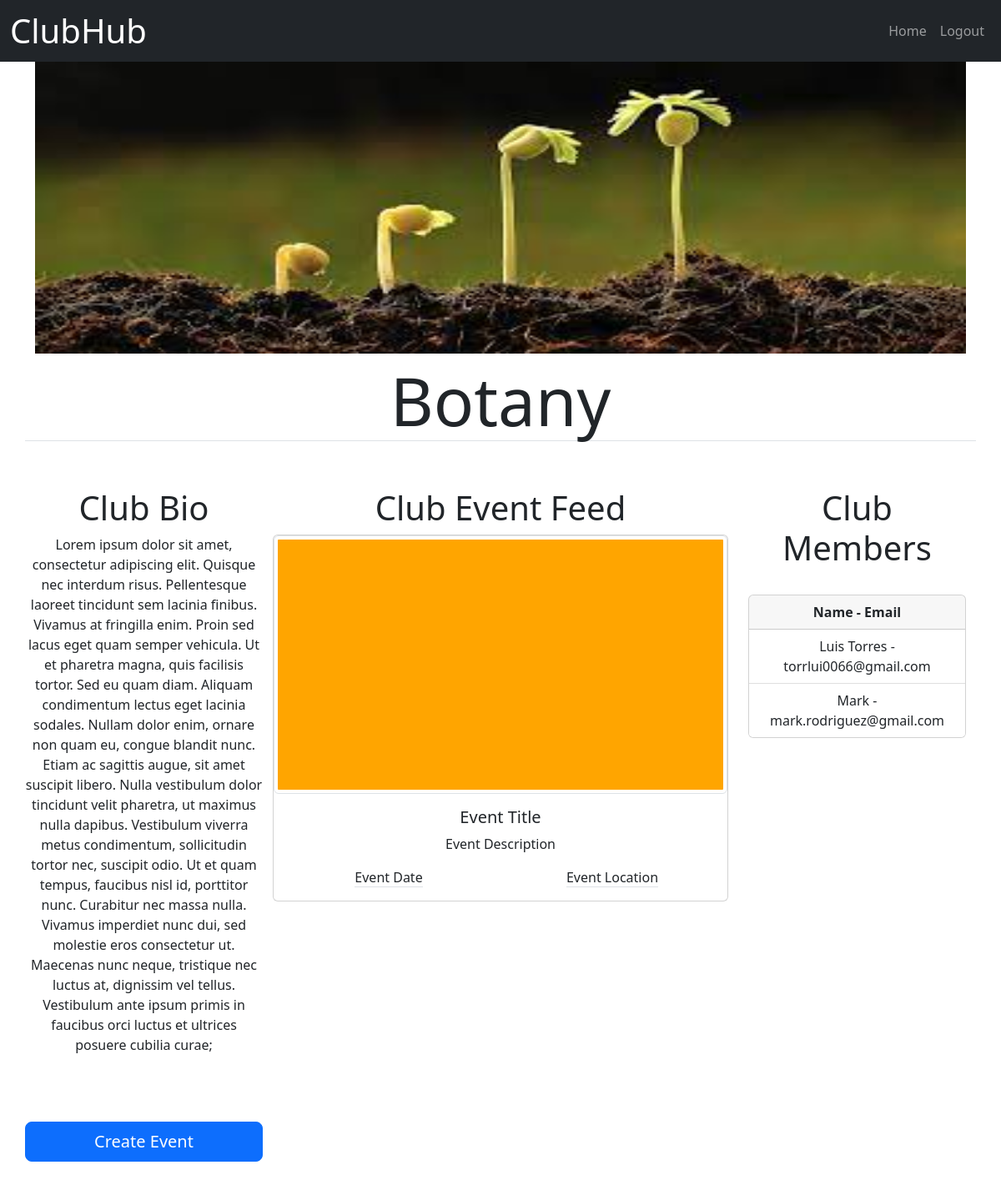
Page /club/7 (signed in) on the committed database.
### ClubHub/models.py (models this page shows)
class Club(db.Model):
    id = db.Column(db.Integer, primary_key=True)
    name = db.Column(db.String(100))
    memberCount = db.Column(db.Integer)
    type = db.Column(db.String(100))
    members = db.Column(db.String(500))
    pictureName = db.Column(db.String(500))

class User(UserMixin,db.Model):
    id = db.Column(db.Integer, primary_key=True)
    email = db.Column(db.String(100), unique=True)
    password = db.Column(db.String(100))
    name = db.Column(db.String(200))
    membership = db.Column(db.String(500))

### ClubHub/main.py (the view)
@main.route("/club/<int:clubID>")
def viewClub(clubID):
    if not current_user.is_authenticated:
        return redirect(url_for('auth.login'))
    club = db.session.query(Club).filter(Club.id == clubID).first()
    if not club:
        return redirect(url_for("main.index"))
    memberList = splitMemberString(club.members)
    users = db.session.query(User).all()
    UsersList = []
    for user in users:
        if str(user.id) in memberList:
            UsersList.append(user)
    return render_template('viewClub.html', club = club, members = UsersList)

### ClubHub/__init__.py (called while the page is built)
def create_app():
    app = Flask(__name__)
    app.config['UPLOAD_FOLDER'] = UPLOAD_FOLDER
    app.config['SECRET_KEY'] = 'testing'
    app.config['SQLALCHEMY_DATABASE_URI'] = 'sqlite:///db.sqlite'
    db.init_app(app)
    login_manager = LoginManager()
    login_manager.login_view = 'auth.login'
    login_manager.init_app(app)
    from .models import User
    @login_manager.user_loader
    def load_user(user_id):
        return User.query.get(int(user_id))
    from .auth import auth as auth_blueprint
    app.register_blueprint(auth_blueprint)
    from .main import main as main_blueprint
    app.register_blueprint(main_blueprint)
    return app

### ClubHub/main.py (called while the page is built)
def splitMemberString(members):
    return members.split(" ")

### ClubHub/templates/viewClub.html (shortened to what this page needs)
{% extends "base.html" %}
{% block content %}
<div class="container text-center">
    <div class="row">
        {% if club.pictureName != "orange.png" %}
        <img src="\static\{{ club.pictureName }}" height="350" alt="" />
        {% else %}
        <img src="\static\grey.jpg" height="350" width="100%" alt="" />
        {% endif %}
    </div>
    <div class="row">
        <span class=" my-2 border-bottom text-center display-1"><strong>{{ club.name }}</strong></span>
    </div><br><br>
    <div class="row text-center">
        <div class="col-3 text-center">
            <h1>Club Bio</h1>
            <div class="row text-center">
                Lorem ipsum dolor sit amet, consectetur adipiscing elit. Quisque nec interdum risus. Pellentesque laoreet tincidunt sem lacinia finibus. Vivamus at fringilla enim. Proin sed lacus eget quam semper vehicula. Ut et pharetra magna, quis facilisis tortor. Sed eu quam diam. Aliquam condimentum lectus eget lacinia sodales. Nullam dolor enim, ornare non quam eu, congue blandit nunc. Etiam ac sagittis augue, sit amet suscipit libero. Nulla vestibulum dolor tincidunt velit pharetra, ut maximus nulla dapibus. Vestibulum viverra metus condimentum, sollicitudin tortor nec, suscipit odio. Ut et quam tempus, faucibus nisl id, porttitor nunc. Curabitur nec massa nulla. Vivamus imperdiet nunc dui, sed molestie eros consectetur ut. Maecenas nunc neque, tristique nec luctus at, dignissim vel tellus. Vestibulum ante ipsum primis in faucibus orci luctus et ultrices posuere cubilia curae;
            </div><br><br><br>
            <div class="row">
                <button class="w-100 btn btn-lg btn-primary my-2" type="submit">Create Event</button>
            </div><br><br>
        </div>
        <div class="col text-center">
            <h1>Club Event Feed</h1>
            <div class="card">
                <img src="\static\orange.png" class="img-thumbnail" alt="..." />
                <div class="card-body">
                    <h5 class="card-title">Event Title</h5>
                    <p class="card-text">Event Description</p>
                    <div class="row">
                        <div class="col">
                            <span class="border-bottom text-center">Event Date</span>
                        </div>
                        <div class="col">
                            <span class="border-bottom text-center">Event Location</span>
                        </div>
                    </div>
                </div>
            </div><br><br><br>
        </div>
        <div class="col-3 text-center">
            <h1>Club Members</h1><br>
            <div class="card">
                <div class="card-header fw-bolder">Name - Email</div>
                <ul class="list-group list-group-flush">
                    {% for member in members %}
                    <li class="list-group-item">{{member.name}} - {{member.email}}</li>
                    {% endfor %}
                </ul>
            </div>
        </div>
    </div>
</div>
{% endblock %}

### rows in the picture
Club: pictureName (picture), name "Botany"
User: name "Luis Torres", email "torrlui0066@gmail.com"
User: name "Mark", email "mark.rodriguez@gmail.com"
